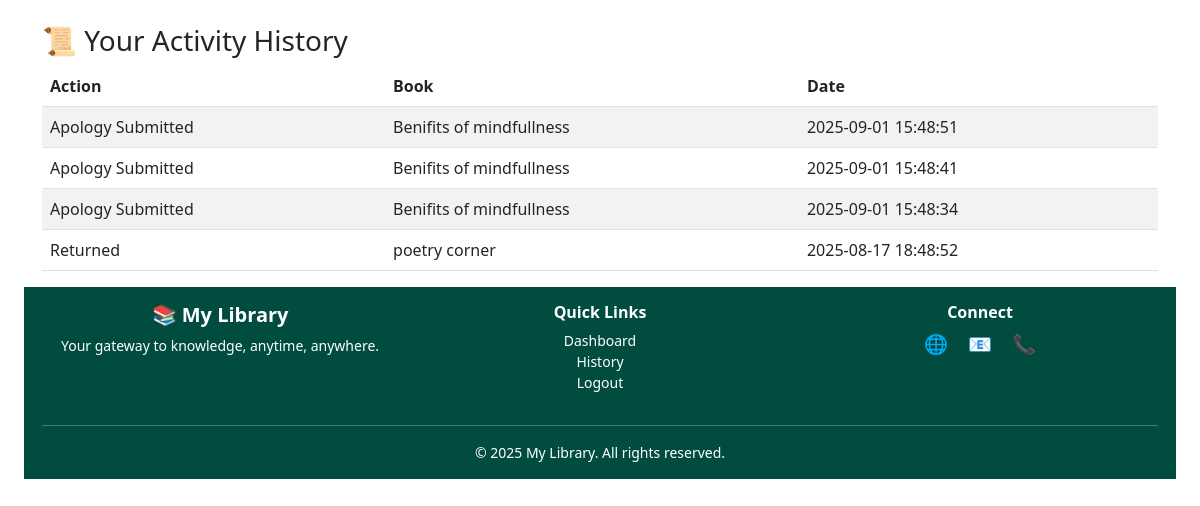
Page /library_management/history.php (signed in) on the committed database.
### tables this page shows
CREATE TABLE `history` (
  `id` int(11) NOT NULL,
  `user_id` int(11) NOT NULL,
  `book_id` int(11) NOT NULL,
  `action` varchar(50) NOT NULL,
  `action_date` datetime NOT NULL
);

### library_management/history.php (the view, shortened to what this page needs)
<?php
require_once "partials/_db.php";
$user_id = (int)$_SESSION['user_id'];
$sql = "
    SELECT
        h.`action` AS action_name,
        h.`action_date` AS action_time,
        COALESCE(b.`title`, '-') AS book_title
    FROM `history` AS h
    LEFT JOIN `books` AS b ON b.`id` = h.`book_id`
    WHERE h.`user_id` = ?
    ORDER BY h.`action_date` DESC
";
$stmt = $conn->prepare($sql);
$stmt->bind_param("i", $user_id);
$stmt->execute();
$history = $stmt->get_result();
?>
<!DOCTYPE html>
<html>
<head>
  <link href="https://cdn.jsdelivr.net/npm/bootstrap@5.3.0/dist/css/bootstrap.min.css" rel="stylesheet">
</head>
<body class="p-4">
  <div class="container">
    <h3>📜 Your Activity History</h3>
    <table class="table table-striped">
      <thead>
        <tr>
          <th>Action</th>
          <th>Book</th>
          <th>Date</th>
        </tr>
      </thead>
      <tbody>
        <?php while($row = $history->fetch_assoc()): ?>
        <tr>
          <td><?= htmlspecialchars($row['action_name']) ?></td>
          <td><?= htmlspecialchars($row['book_title']) ?></td>
          <td><?= htmlspecialchars($row['action_time']) ?></td>
        </tr>
        <?php endwhile; ?>
      </tbody>
    </table>
  </div>
  <?php
include "footer.php";
?>
</body>
</html>

### rows in the picture
history: action "Apology Submitted", book_title "Benifits of mindfullness", action_date "2025-09-01 15:48:51"
history: action "Apology Submitted", book_title "Benifits of mindfullness", action_date "2025-09-01 15:48:41"
history: action "Apology Submitted", book_title "Benifits of mindfullness", action_date "2025-09-01 15:48:34"
history: action "Returned", book_title "poetry corner", action_date "2025-08-17 18:48:52"
